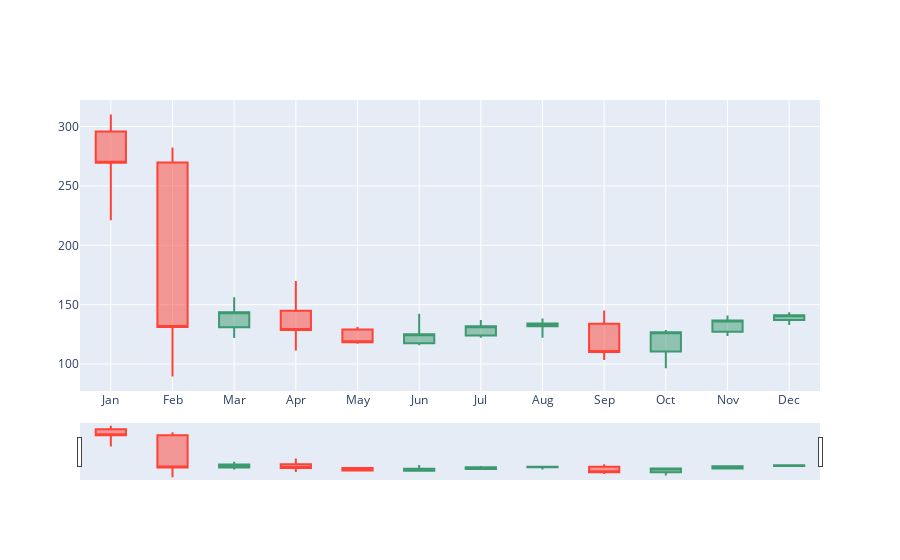

Source (notebook cell):
### Code cell
month=sbr.index.strftime('%b').unique()

trace2 = go.Candlestick(
                x=month, # Внимание на месяц
                open=sb_m['open'],
                high=sb_m['high'],
                low=sb_m['low'],
                close=sb_m['close'])

# layout = go.Layout(
#     xaxis = dict(
#         rangeslider = dict(
#             visible = False
#         )
#     )
# )

data2 = [trace2]
fig = go.Figure(data=data2)#,layout=layout)
iplot(fig)

### Figure 1 — Plotly figure (JSON) as saved in the notebook; plotly's stock layout.template omitted (floating-point values rounded to 4 significant figures)
{"data": [{"close": [269.4, 131.1, 143.7, 128.8, 118.3, 125.2, 131.9, 134.2, 110.2, 126.7, 136.8, 141.2], "high": [310.1, 282.3, 156.2, 169.9, 131.5, 142.3, 137.1, 138.3, 145.1, 128.6, 141, 143.6], "low": [221.0, 89.59, 122, 111.5, 117.1, 115.8, 122.2, 122.2, 103.4, 96.5, 123.8, 132.9], "open": [295.9, 269.7, 131, 145, 129.1, 117.5, 124.1, 131.8, 134.0, 110.6, 127.2, 137.1], "type": "candlestick", "x": ["Jan", "Feb", "Mar", "Apr", "May", "Jun", "Jul", "Aug", "Sep", "Oct", "Nov", "Dec"]}], "layout": {"autosize": true, "xaxis": {"autorange": true, "range": [-0.5, 11.5], "rangeslider": {"autorange": true, "range": [-0.5, 11.5], "yaxis": {"_template": null, "rangemode": "match"}}, "type": "category"}, "yaxis": {"autorange": true, "range": [77.34, 322.4]}}}
